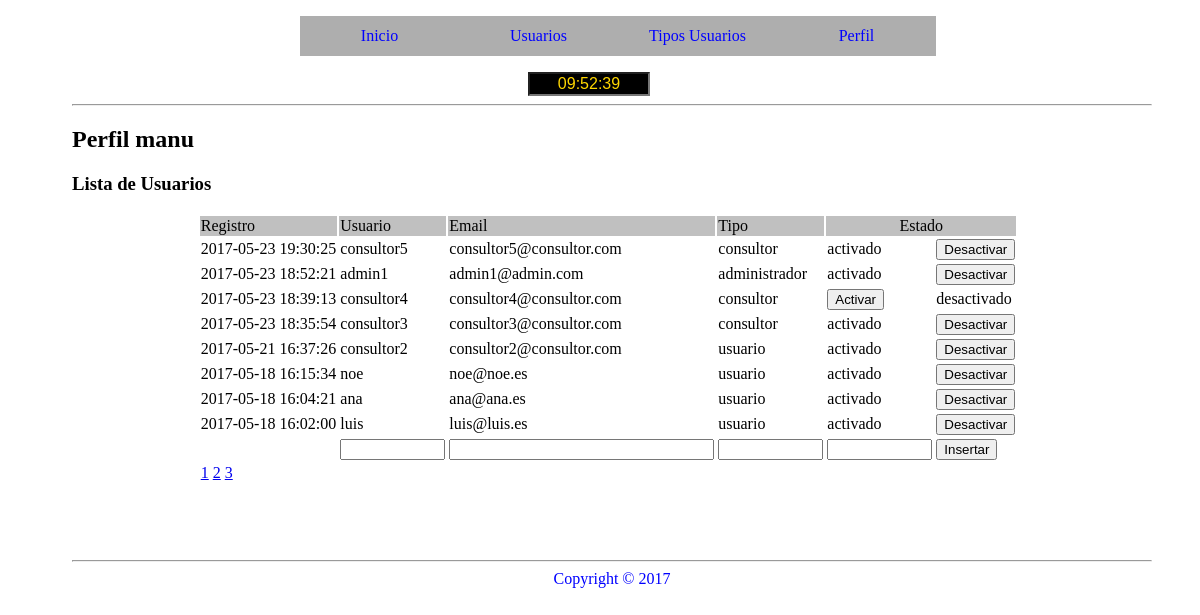
/controller/c_perfil.php?menu=8 (signed in), run on an earlier commit of the app's database.
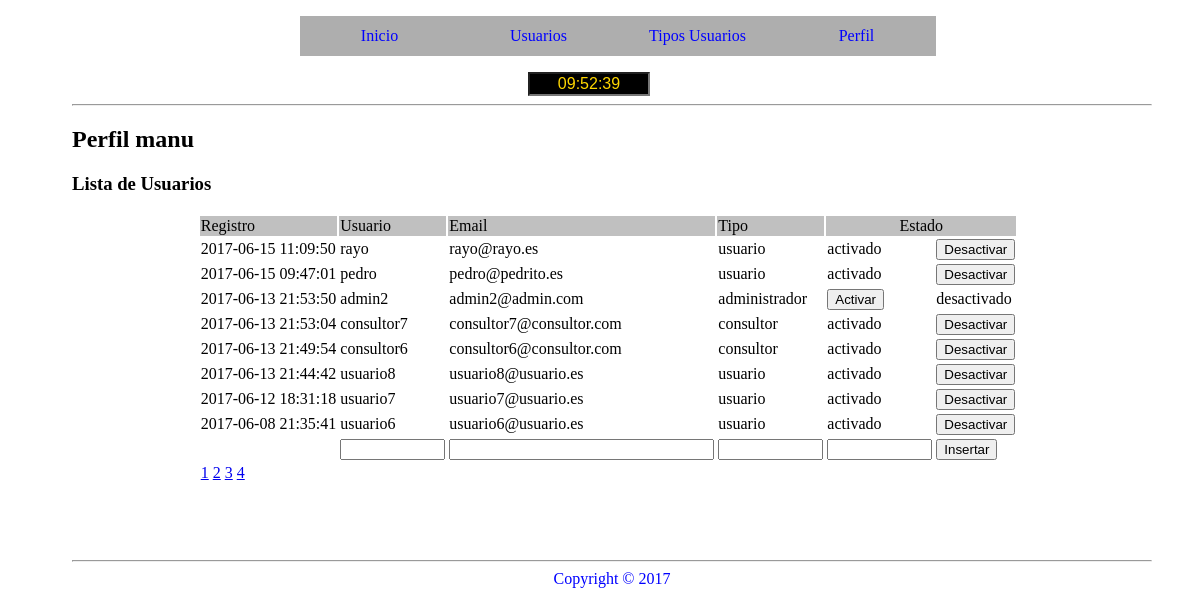
And on a later commit of the database.
### tables this page shows
CREATE TABLE `usuarios` (
  `idUsuario` int(11) NOT NULL,
  `username` varchar(20) NOT NULL,
  `password` varchar(255) NOT NULL,
  `email` varchar(255) NOT NULL,
  `name` varchar(100) NOT NULL,
  `surname` varchar(100) NOT NULL,
  `dni` varchar(10) NOT NULL,
  `birthday` date NOT NULL,
  `address` varchar(100) NOT NULL,
  `postal` varchar(5) NOT NULL,
  `town` varchar(100) NOT NULL,
  `province` varchar(100) NOT NULL,
  `mobile` varchar(9) NOT NULL,
  `telephone` varchar(9) DEFAULT NULL,
  `tipoUsuario` varchar(15) NOT NULL DEFAULT 'usuario',
  `estado` varchar(15) NOT NULL DEFAULT 'activado',
  `registro` datetime DEFAULT CURRENT_TIMESTAMP,
  `photo` varchar(100) DEFAULT NULL
);

### controller/c_mostrarUsuarios.php (called while the page is built, shortened)
<?php
	require_once("../model/m_mostrarUsuarios.php");
	require_once("../view/v_mostrarUsuario.php");
 ?>

### model/Usuarios.php (called while the page is built, shortened)
<?php
	require_once('Conectar.php');
	class Usuarios {
		private $conectado;
		private $empezar_desde;
		private $tamano_paginas;
		public function __construct($idUsuario=null){
			$this->conectarse= new Conectar();
			$this->conectado=$this->conectarse->conexion();
		}
		public function getUsuarios() {
			$this->paginar();
			$sql="SELECT * FROM usuarios ORDER BY registro desc LIMIT $this->empezar_desde, $this->tamano_paginas";
			$resultado=$this->conectado->query($sql);
			while ($filas=$resultado->fetch_assoc()) {
				$this->usuarios[]=$filas;
			}
			return $this->usuarios;
		}
	    public function paginar() {
	    	$this->tamano_paginas=8;
      		if (isset($_GET["pagina"])) {
        		if ($_GET["pagina"]==1) {
          			header("location:index.php");
        		} else {
          			$pagina=$_GET["pagina"];
        		}
      		} else {
        		$pagina=1;
      		}
      		$this->empezar_desde=($pagina-1)*$this->tamano_paginas;
      		$sql_total="SELECT * FROM usuarios";
      		$resultado=$this->conectado->query($sql_total);
	    	$num_filas=$resultado->num_rows;
	     	$total_paginas=ceil($num_filas/$this->tamano_paginas);
	    }
	}
 ?>

### model/Conectar.php (called while the page is built, shortened)
<?php
	class Conectar {
		 private $serverlocal;
		 public $login;
  		 public $contrasena;
  		 private $database;
         private $charset;
    	 private $conexion;
		public function __construct() {
			$this->serverlocal=SERVERLOCAL;
			$this->login=LOGIN;
			$this->contrasena=CONTRASENA;
			$this->database=DATABASE;
			$this->charset=CHARSET;
			$this->conexion="";
		}
		public function conexion(){
			try {
				$this->conexion = new mysqli($this->serverlocal, $this->login, $this->contrasena, $this->database);
				$this->conexion->query("SET NAMES '" . $this->charset . "'");
			} catch (Exception $e) {
				die("Error " . $e->getMessage());
				echo "Línea del error " . $e->getLine();
			}
			return $this->conexion;
		}
	}
 ?>

### model/m_mostrarUsuarios.php (called while the page is built, shortened)
<?php
	require_once("Usuarios.php");
	class MostrarUsuario {
		private $objetoUsuario;
		public function __construct() {
			$this->objetoUsuario = new Usuarios();
		}
		public function mostrar() {
			$arrayPersonas=$this->objetoUsuario->getUsuarios();
			return $arrayPersonas;
		}
	}
 ?>

### view/v_mostrarUsuario.php (the view, shortened to what this page needs)
<?php
  $objetoMostrar = new MostrarUsuario();
  $arrayMostrar=$objetoMostrar->mostrar();
 ?>
  <h3>Lista de Usuarios </h3>
  <form action="" method="post">
  <table width="60%" border="0" align="center">
    <tr>
      <td class="primera_fila">Registro</td>
      <td class="primera_fila">Usuario</td>
      <td class="primera_fila">Email</td>
      <td class="primera_fila">Tipo</td>
      <td class="primera_fila" colspan="2" align="center">Estado</td>
      <td>&nbsp;</td>
    </tr>
    <?php
        foreach ($arrayMostrar as $persona):
          if ($persona['idUsuario'] != 1) {
    ?>
    <tr>
      <td nowrap><?php echo $persona["registro"];?></td>
      <td><?php echo $persona["username"];?></td>
      <td><?php echo $persona["email"]; ?></td>
      <td><?php echo $persona["tipoUsuario"]; ?></td>
      <?php if ($persona["estado"]=="activado") {  ?>
        <td><?php echo $persona["estado"]; ?></td>
       <?php  } else { ?>
        <td><a href="../controller/c_perfil.php?menu=8&Id_a=<?php echo $persona['idUsuario']; ?>"><input type='button' name='boton_activar' value='Activar'></a></td>
        <?php } ?>
        <?php if ($persona["estado"]=="desactivado") {  ?>
          <td><?php echo $persona["estado"]; ?></td>
       <?php  } else { ?>
        <td><a href="../controller/c_perfil.php?menu=8&Id_d=<?php echo $persona['idUsuario']; ?>"><input type='button' name='boton_desactivar' value='Desactivar'></a></td>
        <?php } ?>
    <?php
        }
        endforeach;
    ?>
      <tr>
      <td>&nbsp;</td>
      <td><input type='text' name='Usu' size='10' class='centrado'></td>
      <td><input type='text' name='Email' size='30' class='centrado'></td>
      <td><input type='text' name='Tipo' size='10' class='centrado'></td>
      <td><input type='text' name='Estado' size='10' class='centrado'></td>
      <td><input type='submit' name='insertar_nuevo' value='Insertar'></td>
    </tr>
    <tr>
      <td>
      <?php
          for ($i=1; $i <=$_ENV; $i++) {
            echo "<a href='?pagina=" . $i . "'>" . $i . "</a>  ";
          }
       ?>
      </td>
    </tr>
  </table>
  </form>

What changed in the data, as far as the page shows it:
no longer on this page (row unchanged): usuarios: registro "2017-05-23 19:30:25", username "consultor5", email "consultor5@consultor.com", tipoUsuario "consultor", estado "activado"
no longer on this page (row edited): usuarios: registro "2017-05-23 18:52:21", username "admin1", email "admin1@admin.com", tipoUsuario "administrador", estado "activado"
no longer on this page (row edited): usuarios: registro "2017-05-23 18:39:13", username "consultor4", email "consultor4@consultor.com", tipoUsuario "consultor", estado "desactivado"
no longer on this page (row edited): usuarios: registro "2017-05-23 18:35:54", username "consultor3", email "consultor3@consultor.com", tipoUsuario "consultor", estado "activado"
no longer on this page (row edited): usuarios: registro "2017-05-21 16:37:26", username "consultor2", email "consultor2@consultor.com", tipoUsuario "usuario", estado "activado"
no longer on this page (row edited): usuarios: registro "2017-05-18 16:15:34", username "noe", email "noe@noe.es", tipoUsuario "usuario", estado "activado"
no longer on this page (row unchanged): usuarios: registro "2017-05-18 16:04:21", username "ana", email "ana@ana.es", tipoUsuario "usuario", estado "activado"
no longer on this page (row unchanged): usuarios: registro "2017-05-18 16:02:00", username "luis", email "luis@luis.es", tipoUsuario "usuario", estado "activado"
added usuarios: registro "2017-06-15 11:09:50", username "rayo", email "rayo@rayo.es", tipoUsuario "usuario", estado "activado"
added usuarios: registro "2017-06-15 09:47:01", username "pedro", email "pedro@pedrito.es", tipoUsuario "usuario", estado "activado"
added usuarios: registro "2017-06-13 21:53:50", username "admin2", email "admin2@admin.com", tipoUsuario "administrador", estado "desactivado"
added usuarios: registro "2017-06-13 21:53:04", username "consultor7", email "consultor7@consultor.com", tipoUsuario "consultor", estado "activado"
added usuarios: registro "2017-06-13 21:49:54", username "consultor6", email "consultor6@consultor.com", tipoUsuario "consultor", estado "activado"
added usuarios: registro "2017-06-13 21:44:42", username "usuario8", email "usuario8@usuario.es", tipoUsuario "usuario", estado "activado"
added usuarios: registro "2017-06-12 18:31:18", username "usuario7", email "usuario7@usuario.es", tipoUsuario "usuario", estado "activado"
added usuarios: registro "2017-06-08 21:35:41", username "usuario6", email "usuario6@usuario.es", tipoUsuario "usuario", estado "activado"
Also different on the page:
new list line: "4"
